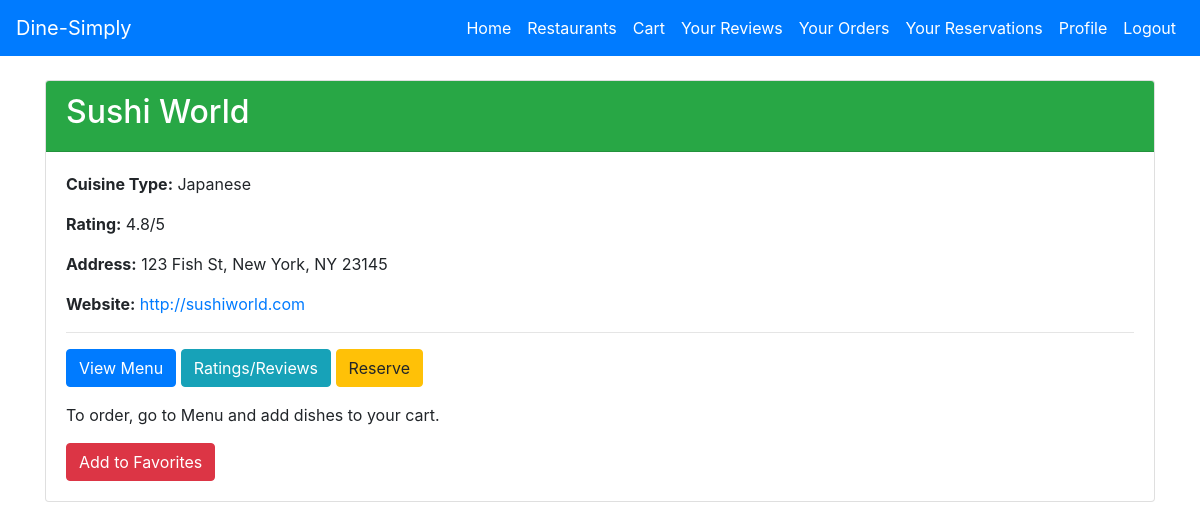
/restaurant/2 (signed in), run on the app's committed database.
### tables this page shows
CREATE TABLE "Restaurant" (
    RestaurantID INTEGER PRIMARY KEY AUTOINCREMENT,
    Name VARCHAR(100) NOT NULL,
    Address VARCHAR(255),
    City VARCHAR(100),
    State VARCHAR(50),
    ZipCode VARCHAR(10),
    Website VARCHAR(255),
    Rating DOUBLE,
    CuisineType VARCHAR(50),
    Longitude DOUBLE,
    Latitude DOUBLE,
    NumberOfTables INT,
    MaxPeoplePerTable INT
);

### app.py (the view)
@app.route('/restaurant/<int:restaurant_id>')
@login_required
def restaurant_detail(restaurant_id):
    conn = get_db_connection()
    restaurant = conn.execute('SELECT * FROM Restaurant WHERE RestaurantID = ?', (restaurant_id,)).fetchone()
    if not restaurant:
        conn.close()
        flash("Restaurant not found.", 'danger')
        return redirect(url_for('restaurants'))
    avg_rating = conn.execute('''
        SELECT AVG(Rating) as avg_rating FROM Review
        WHERE RestaurantID = ?
    ''', (restaurant_id,)).fetchone()['avg_rating']
    conn.close()
    form = EmptyForm()
    return render_template('restaurant_details.html', restaurant=restaurant, avg_rating=avg_rating, form=form)

### app.py (called while the page is built)
def get_db_connection():
    conn = sqlite3.connect(db_path)
    conn.row_factory = sqlite3.Row
    return conn

@login_manager.user_loader
def load_user(user_id):
    return User.get(user_id)

    @staticmethod
    def get(user_id):
        conn = get_db_connection()
        user = conn.execute('SELECT * FROM User WHERE UserID = ?', (user_id,)).fetchone()
        conn.close()
        if user:
            return User(*user)
        return None

### templates/restaurant_details.html (shortened to what this page needs)
<!DOCTYPE html>
<html lang="en">
<head>
    <link rel="stylesheet" href="https://stackpath.bootstrapcdn.com/bootstrap/4.5.0/css/bootstrap.min.css">
</head>
<body>
    {% include 'navbar_customer.html' %}
    <div class="container mt-4">
        <div class="card">
            <div class="card-header bg-success text-white">
                <h2>{{ restaurant['Name'] }}</h2>
            </div>
            <div class="card-body">
                <p><strong>Cuisine Type:</strong> {{ restaurant['CuisineType'] }}</p>
                <p><strong>Rating:</strong> {{ avg_rating|round(1) }}/5</p>
                <p><strong>Address:</strong> {{ restaurant['Address'] }}, {{ restaurant['City'] }}, {{ restaurant['State'] }} {{ restaurant['ZipCode'] }}</p>
                <p><strong>Website:</strong> <a href="{{ restaurant['Website'] }}" target="_blank">{{ restaurant['Website'] }}</a></p>
                <hr>
                <a href="{{ url_for('menu', restaurant_id=restaurant['RestaurantID']) }}" class="btn btn-primary">View Menu</a>
                <a href="{{ url_for('review', restaurant_id=restaurant['RestaurantID']) }}" class="btn btn-info">Ratings/Reviews</a>
                <a href="{{ url_for('make_reservation', restaurant_id=restaurant['RestaurantID']) }}" class="btn btn-warning">Reserve</a>
                <p class="mt-3">To order, go to Menu and add dishes to your cart.</p>
                <form action="{{ url_for('add_favorite', restaurant_id=restaurant['RestaurantID']) }}" method="POST" class="form-inline mt-3">
                    <button type="submit" class="btn btn-danger">Add to Favorites</button>
                </form>
            </div>
        </div>
    </div>
</body>
</html>

### data on the page
Restaurant: Name "Sushi World", CuisineType "Japanese", Address "123 Fish St", City "New York", State "NY", ZipCode "23145", Website "http://sushiworld.com"

### other printed values
{{ avg_rating|round(1) }} "4.8"
